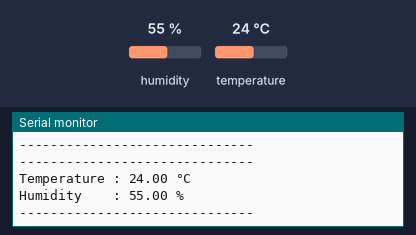
The sketch below on a simulated ESP32. On the bench: the last lines printed to the serial monitor. The inputs (shaded band) are chosen by the test bench; at power-on: humidity 55 %, temperature 24 °C.

Above: at 6.8 s.
6.9 s: humidity set to 22 %
At 10.6 s:
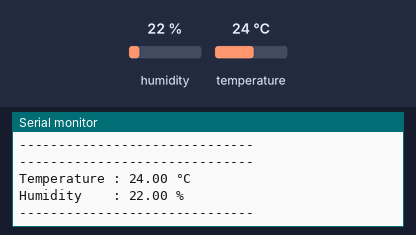
12.3 s: temperature set to 12 °C
At 14.9 s:
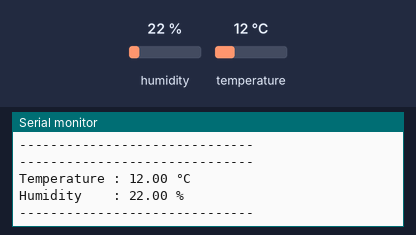
17.7 s: humidity set to 40 %
At 19.1 s:
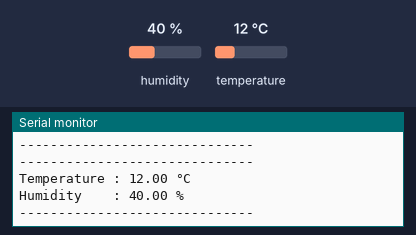
Timing chart, 0 to 20.7 s (numbered marks = the images above; inputs shaded):
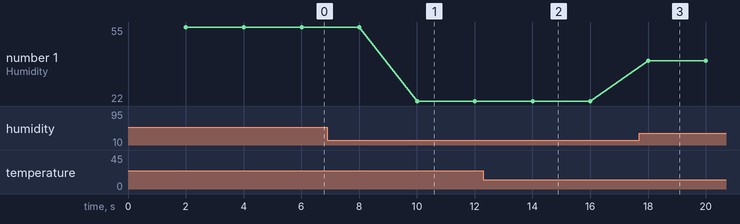

Measured:
- after the input at 6.9 s, the serial monitor: prints a new line after 3.1 s (image 1)
- after the input at 12.3 s, the serial monitor: prints a new line after 1.7 s (image 2)
- after the input at 17.7 s, the serial monitor: prints a new line after 0.31 s (image 3)
- plotted number 1: 55 → 22 after the input at 6.9 s, 22 → 40 after the input at 17.7 s

The sketch:

sketch.ino
```cpp
/*
 * Project 01 - Smart Environmental Monitor
 * Decode Labs IoT Internship
 *
 * Board  : ESP32
 * Sensor : DHT22
 *
 * Reads temperature and humidity from the DHT22 sensor
 * and displays the values on the Serial Monitor.
 */

#include <DHT.h>

// -----------------------------
// Pin Configuration
// -----------------------------
#define DHTPIN 4          // GPIO connected to DHT22 DATA pin
#define DHTTYPE DHT22     // Sensor Type

// Create DHT object
DHT dht(DHTPIN, DHTTYPE);

// Variables
float temperature;
float humidity;

// Time control
unsigned long previousMillis = 0;
const unsigned long interval = 2000;   // Read every 2 seconds

void setup() {

  Serial.begin(115200);

  Serial.println();
  Serial.println("====================================");
  Serial.println(" Smart Environmental Monitor");
  Serial.println(" Decode Labs IoT Internship");
  Serial.println("====================================");

  dht.begin();
}

void loop() {

  unsigned long currentMillis = millis();

  // Read sensor every 2 seconds
  if (currentMillis - previousMillis >= interval) {

    previousMillis = currentMillis;

    humidity = dht.readHumidity();
    temperature = dht.readTemperature();

    // Check if sensor reading failed
    if (isnan(temperature) || isnan(humidity)) {

      Serial.println("Failed to read from DHT22 Sensor!");
      return;

    }

    Serial.println("------------------------------");
    Serial.print("Temperature : ");
    Serial.print(temperature);
    Serial.println(" °C");

    Serial.print("Humidity    : ");
    Serial.print(humidity);
    Serial.println(" %");

    Serial.println("------------------------------");
    Serial.println();

  }

}
```
